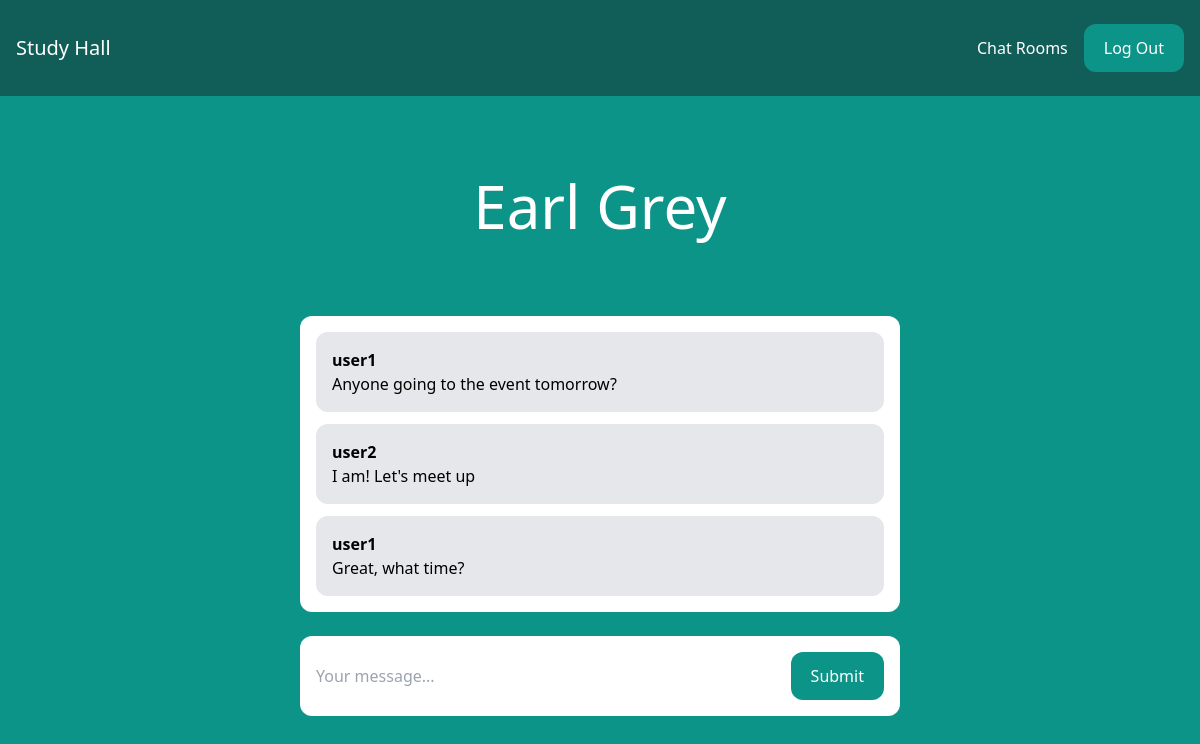
The app's page /rooms/earl-grey/ (signed in) with its own data.
### room/models.py (models this page shows)
class Room(models.Model):
    name = models.CharField(max_length=255)
    slug = models.SlugField(unique=True)

class Message(models.Model):
    room = models.ForeignKey(Room, related_name='messages', on_delete=models.CASCADE)
    user = models.ForeignKey(User, related_name='messages', on_delete=models.CASCADE)
    content = models.TextField()
    date_added = models.DateTimeField(auto_now_add=True)
    class Meta:
        ordering = ('date_added',) #tuple

### room/views.py (the view)
# urls.py: path('rooms/', include('room.urls')),
@login_required
def room(request, slug):
    room = Room.objects.get(slug=slug)
    messages = Message.objects.filter(room=room)[0:25] # all messages for room, show first 25
    return render(request, 'room/room.html', {'room': room, 'messages': messages})

### room/templates/room/room.html (shortened to what this page needs)
{% extends 'core/base.html' %}
{% block content %}
    <div class="p-10 lg:p-20 text-center">
        <h1 class="text-3xl lg:text-6xl text-white">{{ room.name }}</h1>
    </div>
    <div class="lg:w-2/4 mx-4 lg:mx-auto p-4 bg-white rounded-xl">
        <div class="chat-messages space-y-3" id="chat-messages">
            {% for message in messages %}
            <div class="p-4 bg-gray-200 rounded-xl">
                <p class="font-semibold">{{ message.user.username }}</p>
                <p>{{ message.content }}</p>
            </div>
            {% endfor %}
        </div>
    </div>
    <div class="lg:w-2/4 mt-6 mx-4 lg:mx-auto p-4 bg-white rounded-xl">
        <form method="post" action="." class="flex">
            <input type="text" name="content" class="flex-1 mr-3" placeholder="Your message..." id="chat-message-input">
            <button class="px-5 py-3 rounded-xl text-white bg-teal-600 hover:bg-teal-700" id="chat-message-submit">Submit</button>
        </form>
    </div>
{% endblock %}

### records on screen
Room: name "Earl Grey"
Message: user.username "user1", content "Anyone going to the event tomorrow?"
Message: user.username "user2", content "I am! Let's meet up"
Message: user.username "user1", content "Great, what time?"
